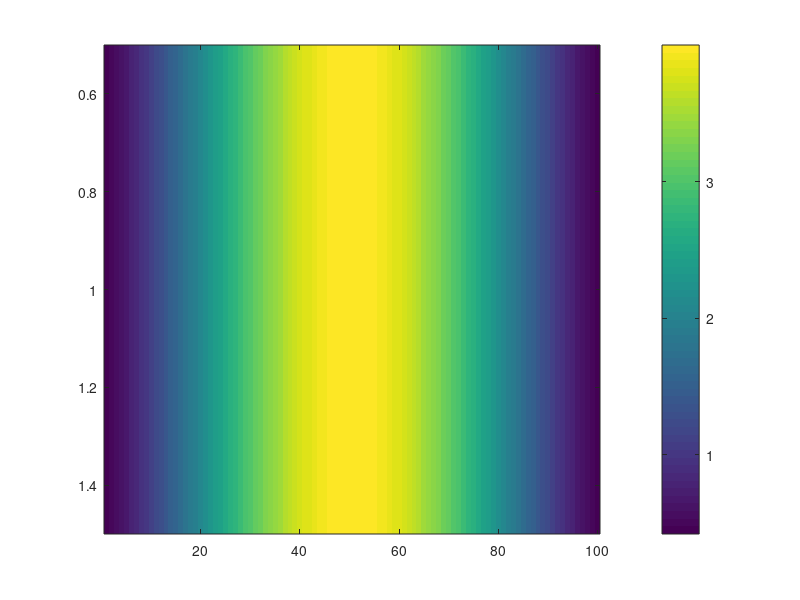

The MATLAB script that drew this image:
clc
clear

no_elements = 100;
x = -0.5:1/(no_elements-1):0.5;
y = x;

lambda = 0.633; %wavelength of red laser in micrometer
k = 2*pi/lambda;
theta = pi/3;

[X, Y] = meshgrid(x, y);
E1 = exp(i*0);
E2 = exp(i*k*x*cos(theta));

E = (E1 + E2).*conj(E1+E2);

figure();
imagesc(E);
%colormap gray;
colorbar;